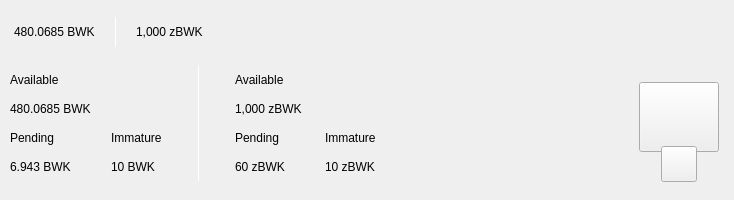
<?xml version="1.0" encoding="UTF-8"?>
<ui version="4.0">
 <class>TopBar</class>
 <widget class="QWidget" name="TopBar">
  <property name="geometry">
   <rect>
    <x>0</x>
    <y>0</y>
    <width>734</width>
    <height>200</height>
   </rect>
  </property>
  <property name="minimumSize">
   <size>
    <width>0</width>
    <height>200</height>
   </size>
  </property>
  <property name="maximumSize">
   <size>
    <width>16777215</width>
    <height>200</height>
   </size>
  </property>
  <property name="windowTitle">
   <string>Form</string>
  </property>
  <layout class="QVBoxLayout" name="verticalLayout_10" stretch="0">
   <property name="spacing">
    <number>0</number>
   </property>
   <property name="leftMargin">
    <number>0</number>
   </property>
   <property name="topMargin">
    <number>0</number>
   </property>
   <property name="rightMargin">
    <number>0</number>
   </property>
   <property name="bottomMargin">
    <number>0</number>
   </property>
   <item>
    <widget class="QWidget" name="containerTop" native="true">
     <layout class="QVBoxLayout" name="verticalLayout_11">
      <property name="spacing">
       <number>0</number>
      </property>
      <property name="leftMargin">
       <number>0</number>
      </property>
      <property name="topMargin">
       <number>0</number>
      </property>
      <property name="rightMargin">
       <number>0</number>
      </property>
      <property name="bottomMargin">
       <number>0</number>
      </property>
      <item>
       <widget class="QWidget" name="top_container_2" native="true">
        <property name="minimumSize">
         <size>
          <width>0</width>
          <height>65</height>
         </size>
        </property>
        <layout class="QHBoxLayout" name="top_container">
         <property name="spacing">
          <number>0</number>
         </property>
         <property name="leftMargin">
          <number>14</number>
         </property>
         <property name="topMargin">
          <number>0</number>
         </property>
         <property name="rightMargin">
          <number>14</number>
         </property>
         <property name="bottomMargin">
          <number>0</number>
         </property>
         <item alignment="Qt::AlignVCenter">
          <widget class="QWidget" name="widgetTopAmount" native="true">
           <property name="sizePolicy">
            <sizepolicy hsizetype="Preferred" vsizetype="Maximum">
             <horstretch>0</horstretch>
             <verstretch>0</verstretch>
            </sizepolicy>
           </property>
           <layout class="QHBoxLayout" name="horizontalLayout_5">
            <property name="spacing">
             <number>0</number>
            </property>
            <property name="leftMargin">
             <number>0</number>
            </property>
            <property name="topMargin">
             <number>0</number>
            </property>
            <property name="rightMargin">
             <number>0</number>
            </property>
            <property name="bottomMargin">
             <number>0</number>
            </property>
            <item alignment="Qt::AlignTop">
             <widget class="QLabel" name="labelAmountTopPiv">
              <property name="minimumSize">
               <size>
                <width>0</width>
                <height>36</height>
               </size>
              </property>
              <property name="styleSheet">
               <string notr="true">padding:0px;margin:0px;</string>
              </property>
              <property name="text">
               <string>480.0685 BWK</string>
              </property>
             </widget>
            </item>
            <item>
             <spacer name="horizontalSpacer_11">
              <property name="orientation">
               <enum>Qt::Horizontal</enum>
              </property>
              <property name="sizeType">
               <enum>QSizePolicy::Fixed</enum>
              </property>
              <property name="sizeHint" stdset="0">
               <size>
                <width>20</width>
                <height>20</height>
               </size>
              </property>
             </spacer>
            </item>
            <item alignment="Qt::AlignVCenter">
             <widget class="QLabel" name="label_16">
              <property name="minimumSize">
               <size>
                <width>1</width>
                <height>30</height>
               </size>
              </property>
              <property name="maximumSize">
               <size>
                <width>1</width>
                <height>30</height>
               </size>
              </property>
              <property name="styleSheet">
               <string notr="true">background-color:white;
padding:0px;
border:none;</string>
              </property>
              <property name="text">
               <string/>
              </property>
             </widget>
            </item>
            <item>
             <spacer name="horizontalSpacer_12">
              <property name="orientation">
               <enum>Qt::Horizontal</enum>
              </property>
              <property name="sizeType">
               <enum>QSizePolicy::Fixed</enum>
              </property>
              <property name="sizeHint" stdset="0">
               <size>
                <width>20</width>
                <height>20</height>
               </size>
              </property>
             </spacer>
            </item>
            <item alignment="Qt::AlignTop">
             <widget class="QLabel" name="labelAmountTopzTelos">
              <property name="minimumSize">
               <size>
                <width>0</width>
                <height>36</height>
               </size>
              </property>
              <property name="text">
               <string>1,000 zBWK</string>
              </property>
             </widget>
            </item>
           </layout>
          </widget>
         </item>
         <item>
          <spacer name="horizontalSpacer">
           <property name="orientation">
            <enum>Qt::Horizontal</enum>
           </property>
           <property name="sizeHint" stdset="0">
            <size>
             <width>40</width>
             <height>20</height>
            </size>
           </property>
          </spacer>
         </item>
         <item>
          <layout class="QHBoxLayout" name="horizontalLayout_4">
           <property name="spacing">
            <number>12</number>
           </property>
           <property name="rightMargin">
            <number>0</number>
           </property>
           <item alignment="Qt::AlignRight">
            <widget class="QWidget" name="layoutSync" native="true">
             <property name="minimumSize">
              <size>
               <width>0</width>
               <height>36</height>
              </size>
             </property>
             <property name="maximumSize">
              <size>
               <width>16777215</width>
               <height>36</height>
              </size>
             </property>
             <layout class="QVBoxLayout" name="verticalLayout_9">
              <property name="leftMargin">
               <number>0</number>
              </property>
              <property name="topMargin">
               <number>0</number>
              </property>
              <property name="rightMargin">
               <number>0</number>
              </property>
              <property name="bottomMargin">
               <number>0</number>
              </property>
              <item>
               <widget class="ExpandableButton" name="pushButtonSync" native="true">
                <property name="minimumSize">
                 <size>
                  <width>36</width>
                  <height>36</height>
                 </size>
                </property>
                <property name="maximumSize">
                 <size>
                  <width>16777215</width>
                  <height>36</height>
                 </size>
                </property>
               </widget>
              </item>
             </layout>
            </widget>
           </item>
           <item>
            <widget class="ExpandableButton" name="pushButtonMint" native="true">
             <property name="minimumSize">
              <size>
               <width>36</width>
               <height>36</height>
              </size>
             </property>
            </widget>
           </item>
           <item>
            <widget class="ExpandableButton" name="pushButtonStack" native="true">
             <property name="minimumSize">
              <size>
               <width>36</width>
               <height>36</height>
              </size>
             </property>
            </widget>
           </item>
           <item>
            <widget class="ExpandableButton" name="pushButtonConnection" native="true">
             <property name="minimumSize">
              <size>
               <width>36</width>
               <height>36</height>
              </size>
             </property>
            </widget>
           </item>
           <item>
            <widget class="ExpandableButton" name="pushButtonLock" native="true">
             <property name="sizePolicy">
              <sizepolicy hsizetype="Expanding" vsizetype="Expanding">
               <horstretch>0</horstretch>
               <verstretch>0</verstretch>
              </sizepolicy>
             </property>
             <property name="minimumSize">
              <size>
               <width>36</width>
               <height>0</height>
              </size>
             </property>
            </widget>
           </item>
           <item>
            <widget class="ExpandableButton" name="pushButtonTheme" native="true">
             <property name="minimumSize">
              <size>
               <width>36</width>
               <height>36</height>
              </size>
             </property>
             <property name="maximumSize">
              <size>
               <width>16777215</width>
               <height>36</height>
              </size>
             </property>
            </widget>
           </item>
           <item>
            <widget class="ExpandableButton" name="pushButtonFAQ" native="true">
             <property name="minimumSize">
              <size>
               <width>36</width>
               <height>36</height>
              </size>
             </property>
            </widget>
           </item>
          </layout>
         </item>
        </layout>
       </widget>
      </item>
      <item>
       <widget class="QWidget" name="bottom_container" native="true">
        <property name="minimumSize">
         <size>
          <width>0</width>
          <height>135</height>
         </size>
        </property>
        <layout class="QHBoxLayout" name="botton_container">
         <property name="leftMargin">
          <number>10</number>
         </property>
         <property name="topMargin">
          <number>0</number>
         </property>
         <property name="rightMargin">
          <number>10</number>
         </property>
         <property name="bottomMargin">
          <number>10</number>
         </property>
         <item>
          <layout class="QHBoxLayout" name="horizontalLayout_3">
           <property name="bottomMargin">
            <number>9</number>
           </property>
           <item>
            <layout class="QVBoxLayout" name="verticalLayout_7">
             <property name="spacing">
              <number>0</number>
             </property>
             <property name="leftMargin">
              <number>0</number>
             </property>
             <property name="rightMargin">
              <number>30</number>
             </property>
             <item>
              <layout class="QVBoxLayout" name="verticalLayout_2">
               <item>
                <widget class="QLabel" name="labelTitle1">
                 <property name="text">
                  <string>Available</string>
                 </property>
                </widget>
               </item>
               <item>
                <widget class="QLabel" name="labelAmountPiv">
                 <property name="text">
                  <string>480.0685 BWK</string>
                 </property>
                </widget>
               </item>
              </layout>
             </item>
             <item>
              <layout class="QHBoxLayout" name="horizontalLayout_2">
               <property name="spacing">
                <number>0</number>
               </property>
               <item>
                <layout class="QVBoxLayout" name="verticalLayout_3">
                 <item>
                  <widget class="QLabel" name="labelTitle3">
                   <property name="text">
                    <string>Pending</string>
                   </property>
                  </widget>
                 </item>
                 <item>
                  <widget class="QLabel" name="labelPendingPiv">
                   <property name="text">
                    <string>6.943 BWK</string>
                   </property>
                  </widget>
                 </item>
                </layout>
               </item>
               <item>
                <spacer name="horizontalSpacer_3">
                 <property name="orientation">
                  <enum>Qt::Horizontal</enum>
                 </property>
                 <property name="sizeType">
                  <enum>QSizePolicy::Fixed</enum>
                 </property>
                 <property name="sizeHint" stdset="0">
                  <size>
                   <width>40</width>
                   <height>20</height>
                  </size>
                 </property>
                </spacer>
               </item>
               <item>
                <layout class="QVBoxLayout" name="verticalLayout_4">
                 <item>
                  <widget class="QLabel" name="labelTitle4">
                   <property name="text">
                    <string>Immature</string>
                   </property>
                  </widget>
                 </item>
                 <item>
                  <widget class="QLabel" name="labelImmaturePiv">
                   <property name="text">
                    <string>10 BWK</string>
                   </property>
                  </widget>
                 </item>
                </layout>
               </item>
              </layout>
             </item>
            </layout>
           </item>
           <item>
            <widget class="QLabel" name="label_9">
             <property name="minimumSize">
              <size>
               <width>1</width>
               <height>100</height>
              </size>
             </property>
             <property name="maximumSize">
              <size>
               <width>1</width>
               <height>16777215</height>
              </size>
             </property>
             <property name="styleSheet">
              <string notr="true">background-color:white;
padding:0px;
border:none;</string>
             </property>
             <property name="text">
              <string/>
             </property>
            </widget>
           </item>
           <item>
            <layout class="QVBoxLayout" name="verticalLayout_8">
             <property name="spacing">
              <number>0</number>
             </property>
             <property name="leftMargin">
              <number>30</number>
             </property>
             <item>
              <layout class="QVBoxLayout" name="verticalLayout">
               <item>
                <widget class="QLabel" name="labelTitle2">
                 <property name="text">
                  <string>Available</string>
                 </property>
                </widget>
               </item>
               <item>
                <widget class="QLabel" name="labelAmountzTelos">
                 <property name="text">
                  <string>1,000 zBWK</string>
                 </property>
                </widget>
               </item>
              </layout>
             </item>
             <item>
              <layout class="QHBoxLayout" name="horizontalLayout">
               <property name="spacing">
                <number>0</number>
               </property>
               <item>
                <layout class="QVBoxLayout" name="verticalLayout_5">
                 <item>
                  <widget class="QLabel" name="labelTitle5">
                   <property name="text">
                    <string>Pending</string>
                   </property>
                  </widget>
                 </item>
                 <item>
                  <widget class="QLabel" name="labelPendingzTelos">
                   <property name="text">
                    <string>60 zBWK</string>
                   </property>
                  </widget>
                 </item>
                </layout>
               </item>
               <item>
                <spacer name="horizontalSpacer_4">
                 <property name="orientation">
                  <enum>Qt::Horizontal</enum>
                 </property>
                 <property name="sizeType">
                  <enum>QSizePolicy::Fixed</enum>
                 </property>
                 <property name="sizeHint" stdset="0">
                  <size>
                   <width>40</width>
                   <height>20</height>
                  </size>
                 </property>
                </spacer>
               </item>
               <item>
                <layout class="QVBoxLayout" name="verticalLayout_6">
                 <item>
                  <widget class="QLabel" name="labelTitle6">
                   <property name="text">
                    <string>Immature</string>
                   </property>
                  </widget>
                 </item>
                 <item>
                  <widget class="QLabel" name="labelImmaturezTelos">
                   <property name="text">
                    <string>10 zBWK</string>
                   </property>
                  </widget>
                 </item>
                </layout>
               </item>
              </layout>
             </item>
            </layout>
           </item>
          </layout>
         </item>
         <item>
          <spacer name="horizontalSpacer_2">
           <property name="orientation">
            <enum>Qt::Horizontal</enum>
           </property>
           <property name="sizeHint" stdset="0">
            <size>
             <width>40</width>
             <height>20</height>
            </size>
           </property>
          </spacer>
         </item>
         <item alignment="Qt::AlignHCenter|Qt::AlignVCenter">
          <widget class="QWidget" name="qrContainer" native="true">
           <property name="sizePolicy">
            <sizepolicy hsizetype="Preferred" vsizetype="Minimum">
             <horstretch>0</horstretch>
             <verstretch>0</verstretch>
            </sizepolicy>
           </property>
           <property name="minimumSize">
            <size>
             <width>90</width>
             <height>110</height>
            </size>
           </property>
           <property name="maximumSize">
            <size>
             <width>90</width>
             <height>110</height>
            </size>
           </property>
           <layout class="QVBoxLayout" name="containerQR">
            <property name="spacing">
             <number>0</number>
            </property>
            <property name="leftMargin">
             <number>5</number>
            </property>
            <property name="topMargin">
             <number>10</number>
            </property>
            <property name="rightMargin">
             <number>5</number>
            </property>
            <property name="bottomMargin">
             <number>0</number>
            </property>
            <item>
             <widget class="QPushButton" name="btnQr">
              <property name="minimumSize">
               <size>
                <width>70</width>
                <height>70</height>
               </size>
              </property>
              <property name="maximumSize">
               <size>
                <width>16777215</width>
                <height>70</height>
               </size>
              </property>
              <property name="text">
               <string/>
              </property>
              <property name="iconSize">
               <size>
                <width>70</width>
                <height>70</height>
               </size>
              </property>
             </widget>
            </item>
            <item>
             <spacer name="verticalSpacer">
              <property name="orientation">
               <enum>Qt::Vertical</enum>
              </property>
              <property name="sizeType">
               <enum>QSizePolicy::Fixed</enum>
              </property>
              <property name="sizeHint" stdset="0">
               <size>
                <width>20</width>
                <height>20</height>
               </size>
              </property>
             </spacer>
            </item>
            <item alignment="Qt::AlignHCenter|Qt::AlignBottom">
             <widget class="QPushButton" name="pushButtonQR">
              <property name="minimumSize">
               <size>
                <width>36</width>
                <height>36</height>
               </size>
              </property>
              <property name="maximumSize">
               <size>
                <width>36</width>
                <height>36</height>
               </size>
              </property>
              <property name="text">
               <string/>
              </property>
             </widget>
            </item>
           </layout>
          </widget>
         </item>
        </layout>
       </widget>
      </item>
     </layout>
    </widget>
   </item>
  </layout>
 </widget>
 <customwidgets>
  <customwidget>
   <class>ExpandableButton</class>
   <extends>QWidget</extends>
   <header>qt/bulwark/expandablebutton.h</header>
   <container>1</container>
  </customwidget>
 </customwidgets>
 <resources/>
 <connections/>
</ui>
